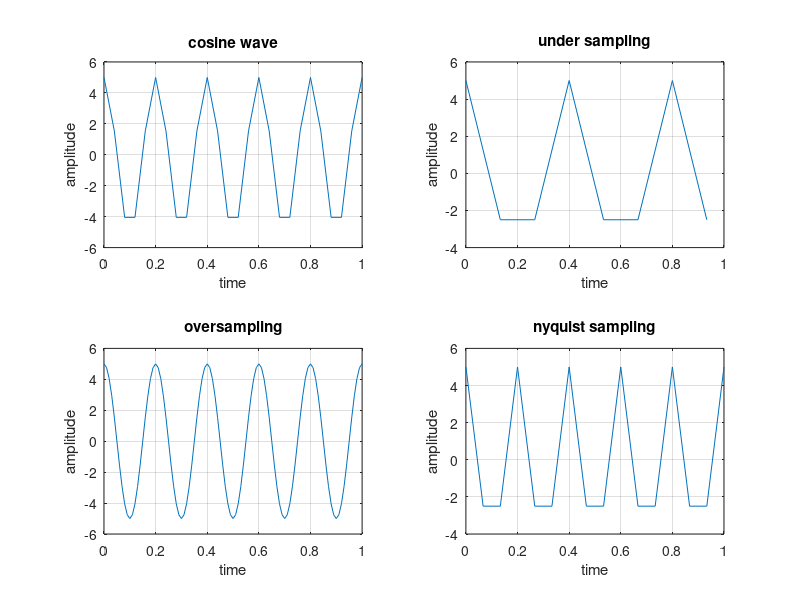

Source code (MATLAB):
clc; 
clf; 
clear all; 
close all; 
am=input('ENTER THE AMPLITUDE,am='); 
fm=input('enter the frequency,fm='); 
cy=input('enter the number of cycles,cy='); 
t=0:(1/(fm*fm)):cy/fm; 
amp=am*cos(2*pi*fm*t); 
subplot(221); 
plot(t,amp); 
grid on; 
xlabel('time'); 
ylabel('amplitude'); 
title('cosine wave'); 
subplot(222); 
fs1=1.5*fm; 
t1=0:(1/(fs1)):cy/fm; 
amp1=am*cos(2*pi*fm*t1); 
plot(t1,amp1); 
grid on; 
xlabel('time'); 
ylabel('amplitude'); 
title('under sampling'); 
subplot(223); 
fs2=20*fm; 
t2=0:(1/(fs2)):cy/fm; 
amp2=am*cos(2*pi*fm*t2); 
plot(t2,amp2); 
grid on;
xlabel('time'); 
ylabel('amplitude'); 
title('oversampling'); 
subplot(224); 
fs3=3*fm; 
t3=0:(1/(fs3)):cy/fm; 
amp3=am*cos(2*pi*fm*t3); 
plot(t3,amp3); 
grid on; 
xlabel('time'); 
ylabel('amplitude'); 
title('nyquist sampling'); 